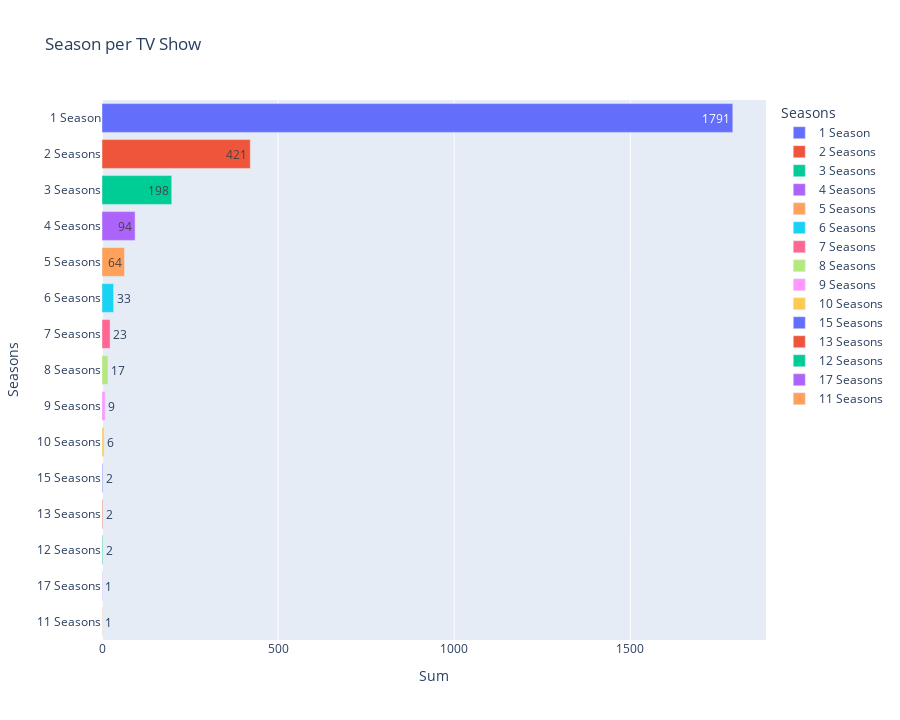

This figure's notebook cell:
### Code cell
iplot(px.bar(seasons_count,
    title="Season per TV Show",
    color = seasons_count.index,
    orientation = 'h',
    height = 720,
    text_auto=True,
    labels =dict(index='Seasons',value='Sum'),
))

### Figure 1 — Plotly figure (JSON) as saved in the notebook; plotly's stock layout.template omitted (floating-point values rounded to 4 significant figures)
{"data": [{"alignmentgroup": "True", "hovertemplate": "Seasons=%{y}<br>Sum=%{x}<extra></extra>", "legendgroup": "1 Season", "marker": {"color": "#636efa", "pattern": {"shape": ""}}, "name": "1 Season", "offsetgroup": "1 Season", "orientation": "h", "showlegend": true, "textposition": "auto", "texttemplate": "%{x}", "type": "bar", "x": [1791], "xaxis": "x", "y": ["1 Season"], "yaxis": "y"}, {"alignmentgroup": "True", "hovertemplate": "Seasons=%{y}<br>Sum=%{x}<extra></extra>", "legendgroup": "2 Seasons", "marker": {"color": "#EF553B", "pattern": {"shape": ""}}, "name": "2 Seasons", "offsetgroup": "2 Seasons", "orientation": "h", "showlegend": true, "textposition": "auto", "texttemplate": "%{x}", "type": "bar", "x": [421], "xaxis": "x", "y": ["2 Seasons"], "yaxis": "y"}, {"alignmentgroup": "True", "hovertemplate": "Seasons=%{y}<br>Sum=%{x}<extra></extra>", "legendgroup": "3 Seasons", "marker": {"color": "#00cc96", "pattern": {"shape": ""}}, "name": "3 Seasons", "offsetgroup": "3 Seasons", "orientation": "h", "showlegend": true, "textposition": "auto", "texttemplate": "%{x}", "type": "bar", "x": [198], "xaxis": "x", "y": ["3 Seasons"], "yaxis": "y"}, {"alignmentgroup": "True", "hovertemplate": "Seasons=%{y}<br>Sum=%{x}<extra></extra>", "legendgroup": "4 Seasons", "marker": {"color": "#ab63fa", "pattern": {"shape": ""}}, "name": "4 Seasons", "offsetgroup": "4 Seasons", "orientation": "h", "showlegend": true, "textposition": "auto", "texttemplate": "%{x}", "type": "bar", "x": [94], "xaxis": "x", "y": ["4 Seasons"], "yaxis": "y"}, {"alignmentgroup": "True", "hovertemplate": "Seasons=%{y}<br>Sum=%{x}<extra></extra>", "legendgroup": "5 Seasons", "marker": {"color": "#FFA15A", "pattern": {"shape": ""}}, "name": "5 Seasons", "offsetgroup": "5 Seasons", "orientation": "h", "showlegend": true, "textposition": "auto", "texttemplate": "%{x}", "type": "bar", "x": [64], "xaxis": "x", "y": ["5 Seasons"], "yaxis": "y"}, {"alignmentgroup": "True", "hovertemplate": "Seasons=%{y}<br>Sum=%{x}<extra></extra>", "legendgroup": "6 Seasons", "marker": {"color": "#19d3f3", "pattern": {"shape": ""}}, "name": "6 Seasons", "offsetgroup": "6 Seasons", "orientation": "h", "showlegend": true, "textposition": "auto", "texttemplate": "%{x}", "type": "bar", "x": [33], "xaxis": "x", "y": ["6 Seasons"], "yaxis": "y"}, {"alignmentgroup": "True", "hovertemplate": "Seasons=%{y}<br>Sum=%{x}<extra></extra>", "legendgroup": "7 Seasons", "marker": {"color": "#FF6692", "pattern": {"shape": ""}}, "name": "7 Seasons", "offsetgroup": "7 Seasons", "orientation": "h", "showlegend": true, "textposition": "auto", "texttemplate": "%{x}", "type": "bar", "x": [23], "xaxis": "x", "y": ["7 Seasons"], "yaxis": "y"}, {"alignmentgroup": "True", "hovertemplate": "Seasons=%{y}<br>Sum=%{x}<extra></extra>", "legendgroup": "8 Seasons", "marker": {"color": "#B6E880", "pattern": {"shape": ""}}, "name": "8 Seasons", "offsetgroup": "8 Seasons", "orientation": "h", "showlegend": true, "textposition": "auto", "texttemplate": "%{x}", "type": "bar", "x": [17], "xaxis": "x", "y": ["8 Seasons"], "yaxis": "y"}, {"alignmentgroup": "True", "hovertemplate": "Seasons=%{y}<br>Sum=%{x}<extra></extra>", "legendgroup": "9 Seasons", "marker": {"color": "#FF97FF", "pattern": {"shape": ""}}, "name": "9 Seasons", "offsetgroup": "9 Seasons", "orientation": "h", "showlegend": true, "textposition": "auto", "texttemplate": "%{x}", "type": "bar", "x": [9], "xaxis": "x", "y": ["9 Seasons"], "yaxis": "y"}, {"alignmentgroup": "True", "hovertemplate": "Seasons=%{y}<br>Sum=%{x}<extra></extra>", "legendgroup": "10 Seasons", "marker": {"color": "#FECB52", "pattern": {"shape": ""}}, "name": "10 Seasons", "offsetgroup": "10 Seasons", "orientation": "h", "showlegend": true, "textposition": "auto", "texttemplate": "%{x}", "type": "bar", "x": [6], "xaxis": "x", "y": ["10 Seasons"], "yaxis": "y"}, {"alignmentgroup": "True", "hovertemplate": "Seasons=%{y}<br>Sum=%{x}<extra></extra>", "legendgroup": "15 Seasons", "marker": {"color": "#636efa", "pattern": {"shape": ""}}, "name": "15 Seasons", "offsetgroup": "15 Seasons", "orientation": "h", "showlegend": true, "textposition": "auto", "texttemplate": "%{x}", "type": "bar", "x": [2], "xaxis": "x", "y": ["15 Seasons"], "yaxis": "y"}, {"alignmentgroup": "True", "hovertemplate": "Seasons=%{y}<br>Sum=%{x}<extra></extra>", "legendgroup": "13 Seasons", "marker": {"color": "#EF553B", "pattern": {"shape": ""}}, "name": "13 Seasons", "offsetgroup": "13 Seasons", "orientation": "h", "showlegend": true, "textposition": "auto", "texttemplate": "%{x}", "type": "bar", "x": [2], "xaxis": "x", "y": ["13 Seasons"], "yaxis": "y"}, {"alignmentgroup": "True", "hovertemplate": "Seasons=%{y}<br>Sum=%{x}<extra></extra>", "legendgroup": "12 Seasons", "marker": {"color": "#00cc96", "pattern": {"shape": ""}}, "name": "12 Seasons", "offsetgroup": "12 Seasons", "orientation": "h", "showlegend": true, "textposition": "auto", "texttemplate": "%{x}", "type": "bar", "x": [2], "xaxis": "x", "y": ["12 Seasons"], "yaxis": "y"}, {"alignmentgroup": "True", "hovertemplate": "Seasons=%{y}<br>Sum=%{x}<extra></extra>", "legendgroup": "17 Seasons", "marker": {"color": "#ab63fa", "pattern": {"shape": ""}}, "name": "17 Seasons", "offsetgroup": "17 Seasons", "orientation": "h", "showlegend": true, "textposition": "auto", "texttemplate": "%{x}", "type": "bar", "x": [1], "xaxis": "x", "y": ["17 Seasons"], "yaxis": "y"}, {"alignmentgroup": "True", "hovertemplate": "Seasons=%{y}<br>Sum=%{x}<extra></extra>", "legendgroup": "11 Seasons", "marker": {"color": "#FFA15A", "pattern": {"shape": ""}}, "name": "11 Seasons", "offsetgroup": "11 Seasons", "orientation": "h", "showlegend": true, "textposition": "auto", "texttemplate": "%{x}", "type": "bar", "x": [1], "xaxis": "x", "y": ["11 Seasons"], "yaxis": "y"}], "layout": {"barmode": "relative", "height": 720, "legend": {"title": {"text": "Seasons"}, "tracegroupgap": 0}, "title": {"text": "Season per TV Show"}, "xaxis": {"anchor": "y", "domain": [0, 1], "title": {"text": "Sum"}}, "yaxis": {"anchor": "x", "categoryarray": ["11 Seasons", "17 Seasons", "12 Seasons", "13 Seasons", "15 Seasons", "10 Seasons", "9 Seasons", "8 Seasons", "7 Seasons", "6 Seasons", "5 Seasons", "4 Seasons", "3 Seasons", "2 Seasons", "1 Season"], "categoryorder": "array", "domain": [0, 1], "title": {"text": "Seasons"}}}}
